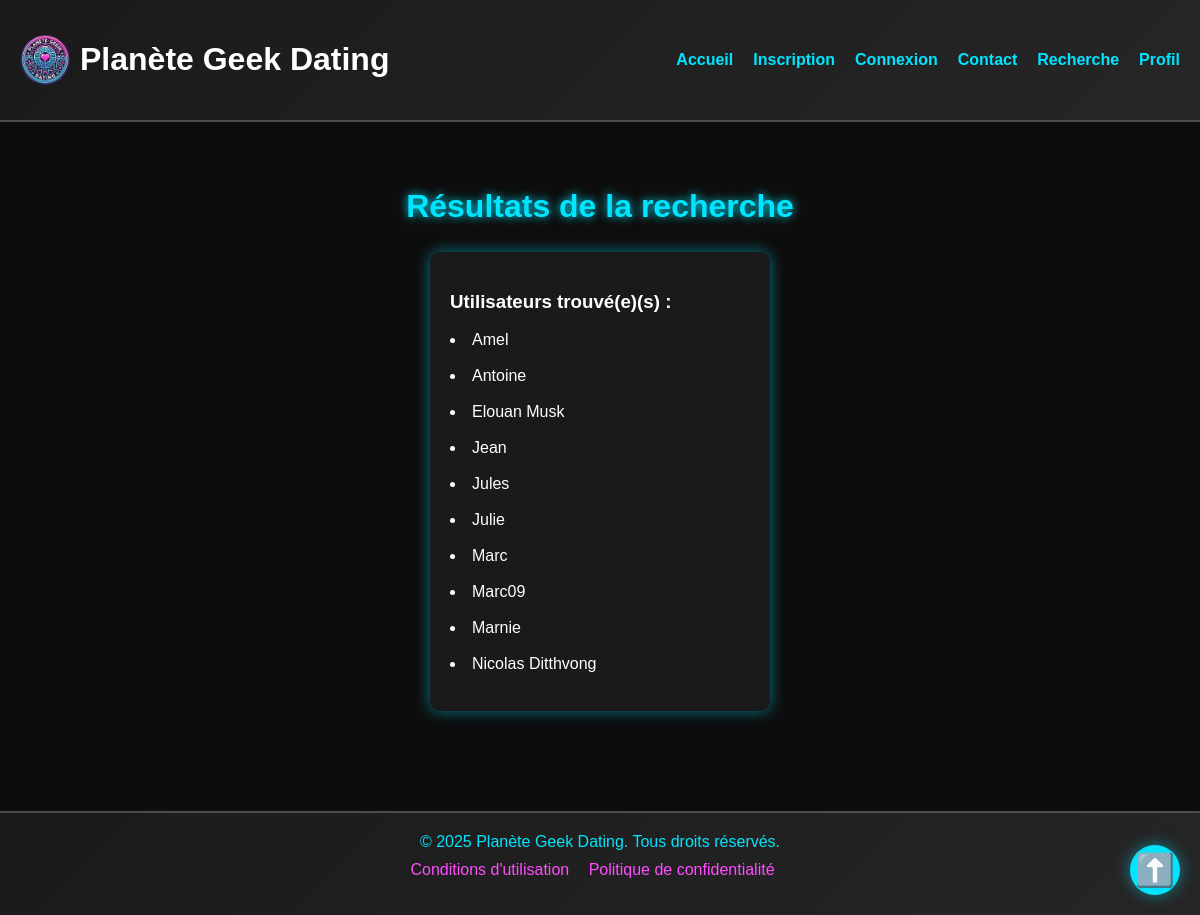
The app's page /resultats, older data.
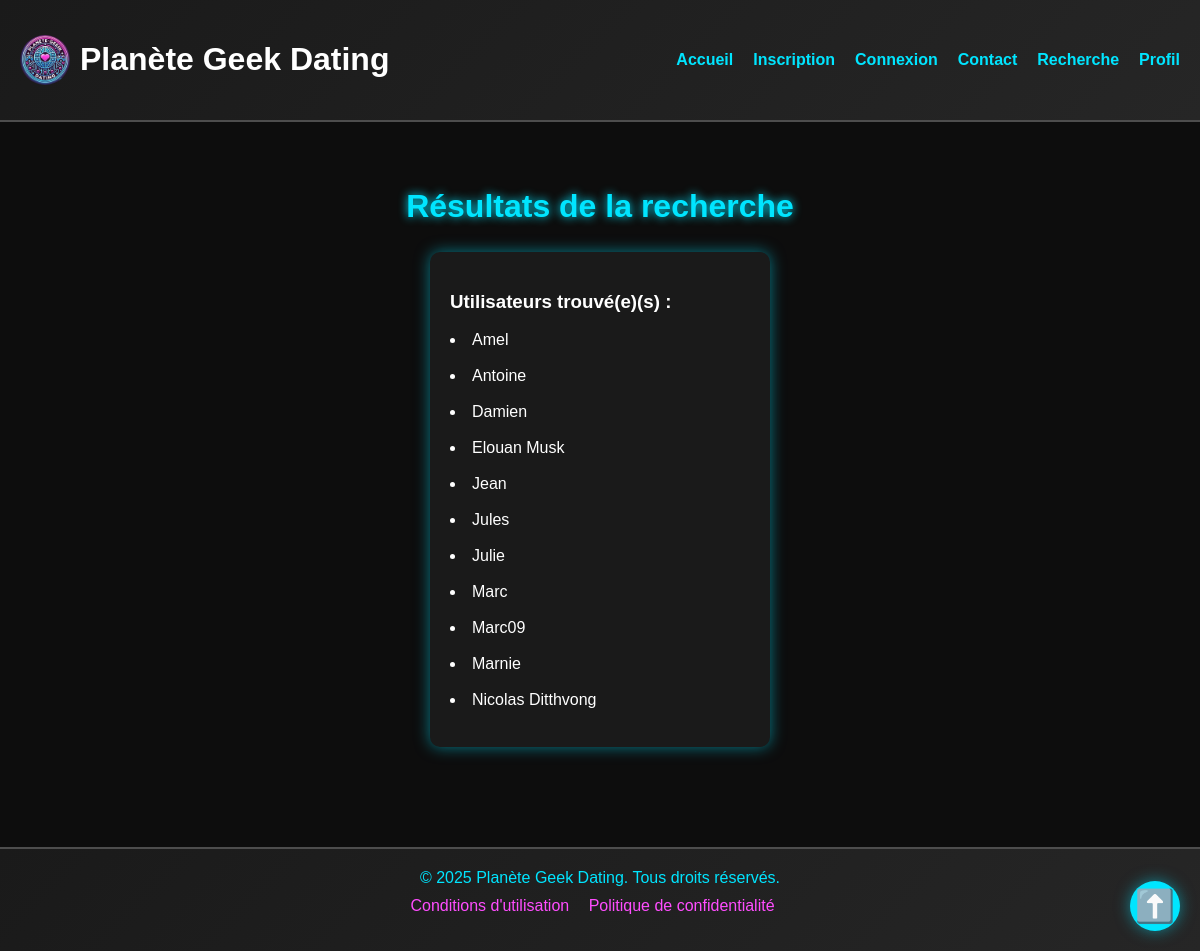
The same page, newer data.
### tables this page shows
CREATE TABLE "infos_joueur" (
	"name_id"	TEXT UNIQUE,
	"sexe"	TEXT,
	"age"	INTEGER,
	"fav_game"	TEXT,
	"screen_time_moy"	INTEGER,
	"heure_sommeil"	INTEGER,
	"addiction"	TEXT,
	"nb_douches"	INTEGER,
	"nb_ex"	INTEGER,
	"fav_soda"	TEXT,
	"fav_bonbons"	TEXT,
	"pourcent_selfcontrol"	INTEGER,
	"discord"	TEXT,
	"mdp"	TEXT UNIQUE
);

### app.py (the view, shortened to what this page needs)
@app.route('/resultats', methods=['POST', 'GET'])
def resultats():
    username = request.form.get('username')
    sexe = request.form.get('sexe')
    age = request.form.get('age')
    jeu = request.form.get('jeu')
    temps = request.form.get('temps')
    addiction = request.form.get('addiction')
    douches = request.form.get('douches')
    exs = request.form.get('exs')
    soda = request.form.get('soda')
    bonbon = request.form.get('bonbon')
    selfcontrol = request.form.get('selfcontrol')
    discord = request.form.get('discord')
    sommeil = request.form.get('sommeil')
    conn = get_db_connection(DATABASE)
    curseur = conn.cursor()
    conditions = []
    params = []
    if sexe:
        conditions.append("sexe = ?")
        params.append(sexe)
    if jeu:
        conditions.append("fav_game = ?")
        params.append(jeu)
    if addiction:
        conditions.append("addiction = ?")
        params.append(addiction)
    if douches:
        conditions.append("nb_douches = ?")
        params.append(douches)
    if exs:
        conditions.append("nb_ex = ?")
        params.append(exs)
    if soda:
        conditions.append("fav_soda = ?")
        params.append(soda)
    if bonbon:
        conditions.append("fav_bonbons = ?")
        params.append(bonbon)
    if selfcontrol:
        conditions.append("pourcent_selfcontrol = ?")
        params.append(selfcontrol)
    if discord:
        conditions.append("discord = ?")
        params.append(discord)
    if sommeil:
        conditions.append("heure_sommeil = ?")
        params.append(sommeil)
    if username:
        conditions.append("name_id = ?")
        params.append(username)
    query = "SELECT name_id FROM infos_joueur"
    if conditions:
        query += " WHERE " + " OR ".join(conditions)
    print("Requête SQL :", query)
    print("Paramètres :", params)
    curseur.execute(query, params)
    data = [row[0] for row in curseur.fetchall()]
    conn.commit()
    conn.close()
    return render_template('resultats.html', data=data)

### app.py (called while the page is built)
def get_db_connection(DATABASE):
    conn = sqlite3.connect(DATABASE)
    conn.row_factory = sqlite3.Row
    return conn

### templates/resultats.html (shortened to what this page needs)
<!DOCTYPE html>
<html lang="fr">
<head>
    <link rel="stylesheet" href="{{ url_for('static', filename='styles.css') }}">
</head>
<body id="top">
    <header>
        <div class="logo">
            <img src="{{url_for('static', filename='logo circulaire.webp')}}" alt="Logo Planète Geek Dating">
            <h1><a class="home_button" href="{{url_for('index')}}">Planète Geek Dating</a></h1>
        </div>
        <nav>
            <ul>
                <li><a href="{{url_for('index')}}">Accueil</a></li>
                <li><a href="{{url_for('index', section='signup')}}">Inscription</a></li>
                <li><a href="{{url_for('Connexion')}}">Connexion</a></li>
                <li><a href="{{url_for('Contacts')}}">Contact</a></li>
                <li><a href="{{url_for('recherche')}}">Recherche</a></li>
                <li><a href="{{url_for('profil')}}">Profil</a></li>
            </ul>
        </nav>
    </header>
    <main>
        <section id="results">
            <h2>Résultats de la recherche</h2>
            <div class="profile-list">
                <div class="profile-card">
                    <h3>Utilisateurs trouvé(e)(s) :</h3>
            {% for pseudo in data %}
            <li>
                <a class="linkin" href="{{ url_for('profil_user_', username=pseudo) }}">{{ pseudo }}</a>
                <br>
                <br>
            </li>
            {% endfor %}
                </div>
            </div>
        </section>
    </main>
    <footer>
        <p>&copy; 2025 Planète Geek Dating. Tous droits réservés.</p>
        <ul>
            <li><a href="#terms">Conditions d'utilisation</a></li>
            <li><a href="#privacy">Politique de confidentialité</a></li>
        </ul>
    </footer>
    <a href="#top" class="back-to-top" aria-label="Remonter en haut">⬆️</a>
</body>
</html>

Row changes from the older to the newer data that the page shows:
added infos_joueur: name "Damien"
